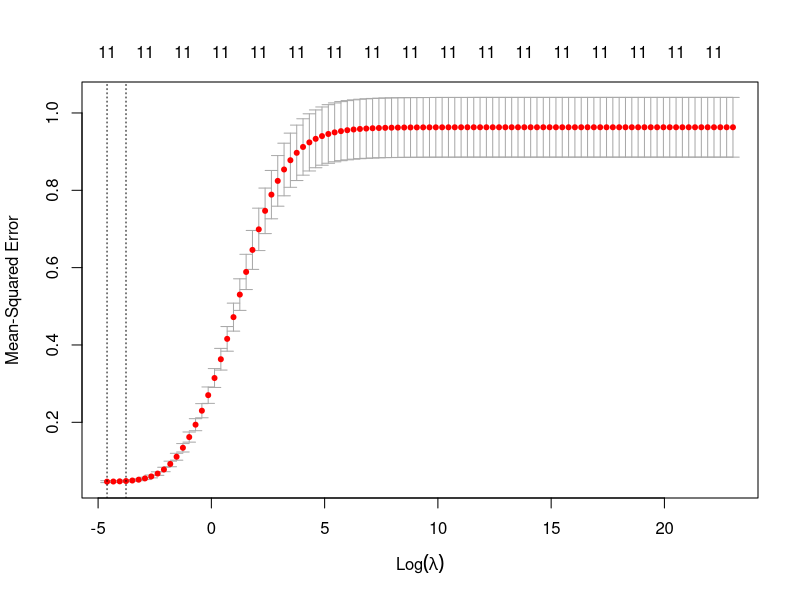

The R script that drew this image: (Note: this script raises an error after producing the figure.)
#install.packages("glmnet")
library(glmnet)

#Load data 
scaledCredit = as.matrix(read.csv("data/scaled-credit.csv"))[,-1]
trainSet = as.matrix(read.csv("data/train-set.csv"))[,-1]
testSet = as.matrix(read.csv("data/test-set.csv"))[,-1]

#Set Random seeds
set.seed(12345)

#Run train set using ten-fold cross-validation
grid = 10^seq(10, -2, length = 100)
trainx = as.matrix(trainSet[,3:13])
trainy = as.matrix(trainSet[,14])
ridgeCV = cv.glmnet(trainx, trainy, alpha = 0, intercept = F, standardize = F,lambda = grid)

#Select the best model
RidgeBest = ridgeCV$lambda.min

#Plot the cross-validation errors
png("images/ridgeCV.png")
plot(ridgeCV)
dev.off()

# Use test set to compute the test Mean Square Error (test MSE)
testx <- as.matrix(testSet[,3:13])
testy <- as.matrix(testSet[,14])

# Calculating the MSE
ridgeP <- predict(ridgeCV,testx, s = RidgeBest)
ridgeMSE <- mean((ridgeP-testy)^2)

# refit the model on the full data set using the parameter chosen by cross-validation
fullx = as.matrix(scaledCredit[,2:12])
fully = as.matrix(scaledCredit[,13])
fullFit <- glmnet(fullx, fully, lambda = RidgeBest, intercept = FALSE, 
                  standardize = FALSE, alpha = 0)
ridgeFitcoef <- coef(fullFit, s = RidgeBest)

#Save Ridge model in binary data
save(ridgeCV, RidgeBest, ridgeMSE, ridgeFitcoef, file = "data/ridge.RData")


# Sinking output to txt file
sink('./data/ridge-output.txt')
cat('\nRidge best model\n')
print(RidgeBest)
cat('Ridge MSE\n')
print(ridgeMSE)
cat('Ridge regression coefficients\n')
print(ridgeFitcoef)
sink()
